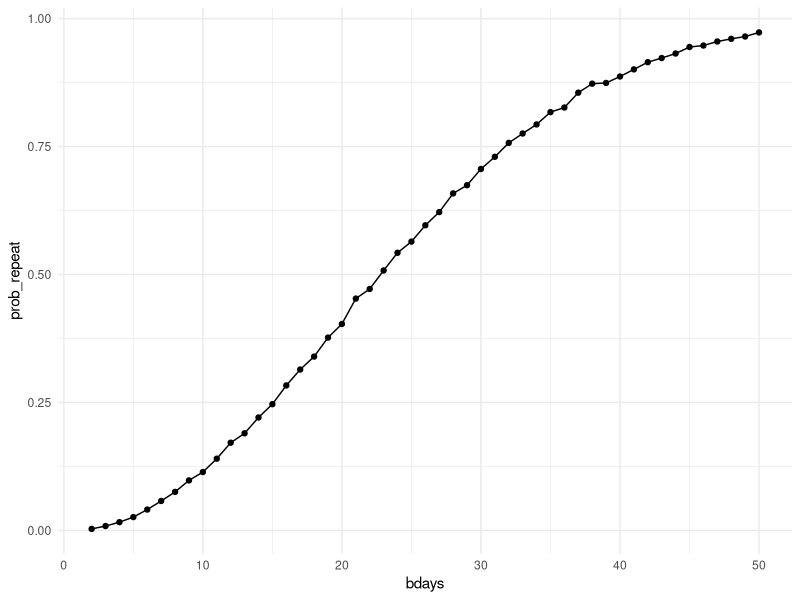

The R script that drew this image:
## ---- chunk 1
library(tidyverse)

knitr::opts_chunk$set(
  fig.width = 6,
  fig.asp = .6,
  out.width = "90%"
  )

theme_set(theme_minimal() + theme(legend.position = "bottom"))

options(
  ggplot2.continuous.colour = "viridis",
  ggplot2.continuous.fill = "viridis"
  )

scale_colour_discrete = scale_colour_viridis_d
scale_fill_discrete = scale_fill_viridis_d
## ---- chunk 2
bday_sim = function(n_room) {
  
  birthdays = sample(1:365, n_room, replace = TRUE)

  repeated_bday = length(unique(birthdays)) < n_room

  repeated_bday
  
}
## ---- chunk 3
bday_sim_results <- 
  expand_grid(
    bdays = 2:50,
    iter = 1:10000
  ) |> 
  mutate(
    result = map_lgl(bdays, bday_sim)
  ) |> 
  group_by(
    bdays
  ) |> 
  summarize(
    prob_repeat = mean(result)
  ) |> 
  view()
## ---- chunk 4
bday_sim_results |> 
  ggplot(aes(x = bdays, y = prob_repeat)) +
  geom_point() +
  geom_line()
## ---- chunk 5
sim_power = function(mu, n_subj = 30, sigma = 5) {
  
  sim_result = t.test(rnorm(n_subj, mean = mu, sd = sigma), mu = 0)
  
  sim_result_tidy <- broom::tidy(sim_result)
  
  tibble(
      mu_hat = pull(sim_result_tidy, estimate),
      p_value = pull(sim_result_tidy, p.value))
}
## ---- chunk 6
sim_power_results_df <-
  expand_grid(
    mu = 0,
    iter = 1:5000
  ) |>
  mutate(
    results = map(mu, sim_power)
  ) |>
  unnest(results)
## ---- chunk 7
sim_power_results_df <-
  expand_grid(
    mu = 0,
    iter = 1:5000
  ) |>
  mutate(
    results = map(mu, sim_power)
  ) |>
  unnest(results)
## ---- chunk 8
power_by_mu <-
  sim_power_results_df |>
  group_by(mu) |>
  summarize(
    power = mean(p_value < 0.05),
    .groups = "drop"
  ) |> 
  ggplot(aes(x = mu, y = power)) +
  geom_line() +
  geom_point() +
  labs(
    x = "True Value of μ",
    y = "Power (Probability of Rejecting False Null Hypothesis)",
    title = "Power of One-sample t-test as a Function of Effect Size"
  )
